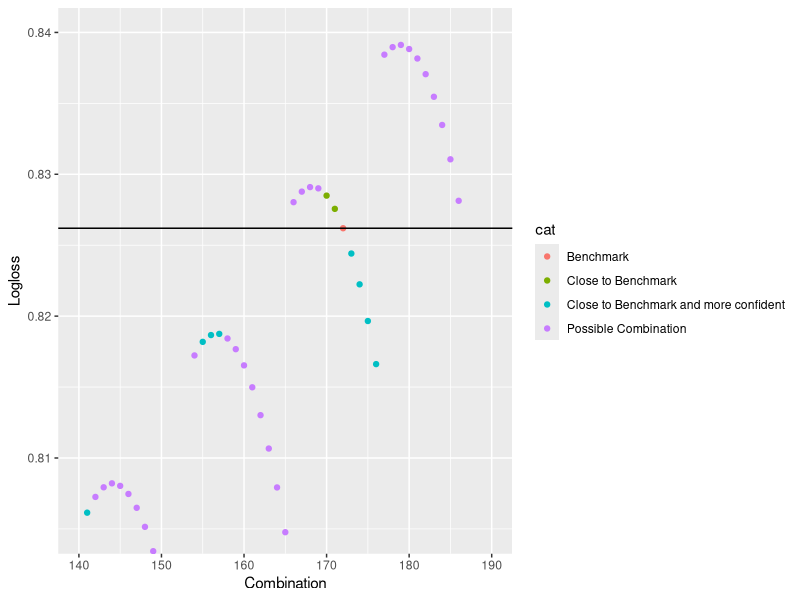

Reproduce this figure in R. (Note: this script raises an error after producing the figure.)
## ---- chunk 1
rm(list=ls())
library(dplyr)
library(purrr)
library(ggplot2)
## ---- chunk 2
test1 <- read.csv("testresults_2001for_allvariables.csv")
test2 <- read.csv("testresults_xgb3.csv")
test3 <- read.csv("testresults_mlogitM3.csv")
pred1 <- read.csv("Rforest_2001_trees.csv")
pred2 <- read.csv("submission_xgb3.csv")
pred3 <- read.csv("submission_M3.csv")
## ---- chunk 3
## Function for checker
get_choice <- function(row_data) {
  max_val <- max(row_data)
  choice <- which(row_data == max_val)
  return(choice[1])
}

# Soft voting function
soft_voting <- function(pred1, pred2, pred3=NULL, weights=c(0.5, 0.5, 0)) {
  # Ensure that the weights sum up to 1

  # Remove 'Choice' from pred2 and pred3 (if present)
  pred2 <- pred2[ , !(names(pred2) %in% "Choice")]
  if (!is.null(pred3)) {
    pred3 <- pred3[ , !(names(pred3) %in% "Choice")]
  }

  if (!is.null(pred3)) {
    # Merge all predictions based on 'No'
    pred <- merge(merge(pred1, pred2, by = "No", suffixes = c("_1", "_2")), pred3, by = "No")
    
    # Soft voting
    pred <- pred %>%
      mutate(
        Ch1 = weights[1] * Ch1_1 + weights[2] * Ch1_2 + weights[3] * Ch1,
        Ch2 = weights[1] * Ch2_1 + weights[2] * Ch2_2 + weights[3] * Ch2,
        Ch3 = weights[1] * Ch3_1 + weights[2] * Ch3_2 + weights[3] * Ch3,
        Ch4 = weights[1] * Ch4_1 + weights[2] * Ch4_2 + weights[3] * Ch4
      )
  } else {
    # Merge pred1 and pred2 based on 'No'
    pred <- merge(pred1, pred2, by = "No", suffixes = c("_1", "_2"))

    # Soft voting
    pred <- pred %>%
      mutate(
        Ch1 = weights[1] * Ch1_1 + weights[2] * Ch1_2,
        Ch2 = weights[1] * Ch2_1 + weights[2] * Ch2_2,
        Ch3 = weights[1] * Ch3_1 + weights[2] * Ch3_2,
        Ch4 = weights[1] * Ch4_1 + weights[2] * Ch4_2
      )
  }

  # Remove the columns from individual models
  cols_to_drop <- grep("_", names(pred), value = TRUE)
  pred <- pred %>% select(-cols_to_drop)
  
  return(pred)
}

# Function to adjust and normalize probabilities
adjust_and_normalize <- function(df, min_proportion=0.5) {
  
  # List of column names containing probabilities
  prob_cols <- c("Ch1", "Ch2", "Ch3", "Ch4")
  
  # Convert the dataframe to a matrix for easier row-wise operations
  prob_matrix <- as.matrix(df[prob_cols])
  
  # For each row, find the min and max indices
  min_indices <- apply(prob_matrix, 1, which.min)
  max_indices <- apply(prob_matrix, 1, which.max)
  
  # Adjust the min and max values for each row
  for(i in seq_len(nrow(prob_matrix))) {
    # Calculate how much of the min to give to the max
    transfer_amount <- prob_matrix[i, min_indices[i]] * min_proportion
    
    # Subtract the transfer amount from the min
    prob_matrix[i, min_indices[i]] <- prob_matrix[i, min_indices[i]] - transfer_amount
    
    # Add the transfer amount to the max
    prob_matrix[i, max_indices[i]] <- prob_matrix[i, max_indices[i]] + transfer_amount
  }
  
  # Normalize probabilities so they sum to 1
  prob_matrix <- prob_matrix / rowSums(prob_matrix)
  
  # Replace the old probability columns in the dataframe
  df[prob_cols] <- prob_matrix
  
  return(df)
}

logloss <- function(test_set, testpredict_df) {
  # Create one-hot encoding for each choice on-the-fly
  Ch1 <- as.integer(test_set$Choice == 1)
  Ch2 <- as.integer(test_set$Choice == 2)
  Ch3 <- as.integer(test_set$Choice == 3)
  Ch4 <- as.integer(test_set$Choice == 4)
  
  # Calculate logloss using these one-hot encoded variables
  result <- -1/nrow(test_set) * sum(Ch1 * log(testpredict_df$Ch1+.Machine$double.eps) +
                                    Ch2 * log(testpredict_df$Ch2+.Machine$double.eps) +
                                    Ch3 * log(testpredict_df$Ch3+.Machine$double.eps) +
                                    Ch4 * log(testpredict_df$Ch4+.Machine$double.eps))
  return(result)
}
## ---- chunk 4
# Empty dataframe to store results
result_frame <- data.frame(Bench=numeric(), Logloss=numeric(), AgainstBench=numeric())

# Get the predictions of our best submission
best <- soft_voting(pred1, pred2, pred3, weights = c(0.5, 0.3, 0.2))
best <- subset(best, select = -c(No))
best$Choice <- apply(best, 1, get_choice)

for (weight1 in seq(0, 1, by = 0.05)){
  for (weight2 in seq(0, 1-weight1, by = 0.05)){
    weight1 <- round(weight1,2)
    weight2 <- round(weight2,2)
    weight3 <- round(1 - weight1-weight2,2)
    # print(c(weight1, weight2, weight3))
    # print(sum(weight1, weight2, weight3))
    model <- soft_voting(pred1, pred2, pred3, weights = c(weight1, weight2, weight3))
    
    benchmark_new <- subset(model, select = -c(No))
    benchmark_new$Choice <- apply(benchmark_new, 1, get_choice)
    
    # Calculate logloss between combination and itself
    ll <- logloss(benchmark_new,model)
    
    # Calculate logloss between combination and our current best submission
    ll2 <- logloss(best,model)
    
    # Prepare for storage
    benchlabel <- paste0(weight1*100, ",",weight2*100, ",",weight3*100)
    print(benchlabel)
    new_row <- data.frame(Bench = benchlabel, Logloss = ll, AgainstBench = ll2)
    
    # Store
    result_frame <- rbind(result_frame, new_row)
  }
}
pure <- result_frame

## used to reset result_frame when changing allowance
result_frame <- pure

result_frame$ind <- seq_len(nrow(result_frame))

result_frame$cat <- "Possible Combination"
bench_ind <- as.numeric(which(result_frame$Bench == "50,30,20"))

allowance <- 0.005 ## CHANGE THIS: higher means a larger range, public score will deviate much more

## Close to the benchmark
below_ind <- as.numeric(which(result_frame$AgainstBench < 0.8261964 + allowance & result_frame$AgainstBench > 0.8261964 - allowance))
## Close to the benchmark and more confident
belowplus_ind <- as.numeric(which(result_frame$AgainstBench < 0.8261964 + allowance & result_frame$AgainstBench > 0.8261964 - allowance & result_frame$Logloss < 0.8261964))

result_frame[below_ind,]$cat <- "Close to Benchmark"
result_frame[belowplus_ind,]$cat <- "Close to Benchmark and more confident"
result_frame[bench_ind,]$cat <- "Benchmark"

## Plot graph to visualise
ggplot(data = result_frame,
       mapping = aes(x = ind, y = Logloss)) +
  geom_point(aes(colour=cat)) +
  coord_cartesian(xlim=c(140,190), ylim=c(0.805,0.84)) +
  labs(x="Combination", y="Logloss") +
  geom_hline(yintercept = 0.8261964) 
## ---- chunk 5
finalresult <- subset(result_frame, result_frame$cat=="Close to Benchmark and more confident" | result_frame$cat=="Benchmark")
finalresult
## ---- chunk 6
finalmodel <- soft_voting(pred1, pred2, pred3, weights = c(0.5, 0.35, 0.15))
write.csv(finalmodel, file = "../output/submission_503515.csv", row.names = FALSE)
